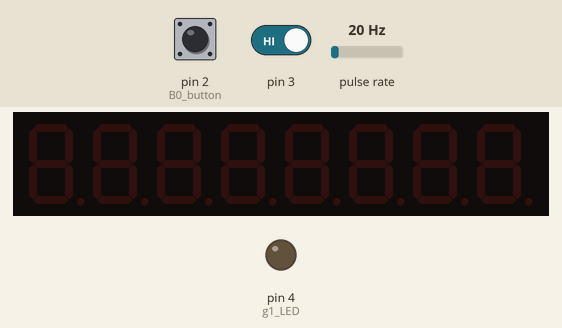
This sketch was run on a simulated Arduino Uno, built with avr-gcc and run on an emulated ATmega328P. On the bench: 8-digit seven-segment display, output pins drawn as LEDs (lit = HIGH). Wiring (inferred from the names in the program): pulse sensor: data pin 5. The test bench sets the inputs (shaded band); at power-on: pin 2 (B0_button) HIGH, pin 3 HIGH, pulse rate 20 Hz. Pins used as bus, display or sensor lines are not drawn.

Above: at 1.2 s.
1.3 s: pin 2 (B0_button) pulled LOW for 0.15 s
At 4.3 s:
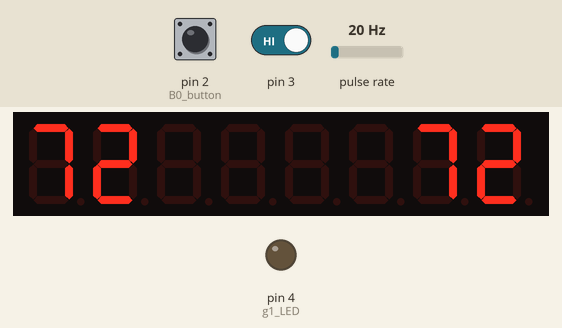
4.4 s: pin 3 driven LOW
5.9 s: pin 3 driven HIGH
At 33.7 s:
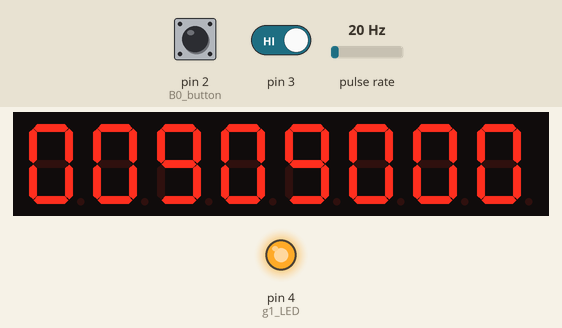
Timing chart, 0 to 35.2 s (numbered marks = the images above; inputs shaded):
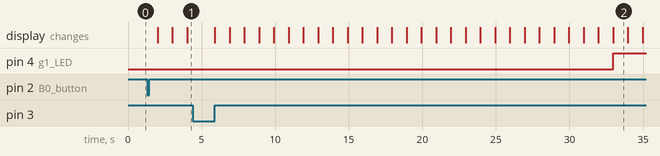

Measured:
- after the input at 1.3 s, the display: first changes after 0.71 s (image 1 shows a later state)
- after the input at 4.4 s, every drawn part: stays the same
- after the input at 5.9 s, pin 4 (g1_LED): LOW → HIGH after 27.1 s; the display: first changes at once (image 2 shows a later state)

The sketch:

Traffic_Code.ino
```cpp
#include "LedControl.h"

LedControl lc = LedControl(10, 8, 9, 4);

int B0_button = 2; //Button (B0) for counter start and stop
int B1_button = 3; //Buttion (B1) for counter up and down

int g1_LED = 4;
int g2_LED = 5;

int B0_state = 1;
int B1_state = 1;
int count = 30;
int countg1 = 10;
int mainCount = 0;

void setup() {
  Serial.begin(9600);

  //INITIALIZE SEVEN SEGMENT DISPLAY
  lc.shutdown(0, false);
  /* Set the brightness to a medium values */
  lc.setIntensity(0, 7);
  /* and clear the display */
  lc.clearDisplay(0);

  //Enable the Global Interupt Bit
  sei();

  DDRD &= ~(1 << B0_button);
  PORTD |= (1 << B0_button);

  DDRD |= (1 << g1_LED) | (1 << g2_LED);

  //Enable the required timer interupt
  TIMSK1 |= (1 << TOIE1);

  //Set mode of the timer
  TCCR1A &= (~(1 << WGM10)) & (~(1 << WGM11));
  TCCR1B &= (~(1 << WGM12)) & (~(1 << WGM13));

  //Set the prescaler for the timer
  TCCR1B |= (1 << CS12) | (1 << CS10);
  TCCR1B &= (~(1 << CS11));         //PRE 1024

  //Setthe period for the timer
  TCNT1 = 49910;    //1 Second

  //TRIGGER AT THE FALLING EDGE (INT0)
  EICRA |= (1 << ISC01);
  EICRA &= (1 << ISC00);

  //TRIGGER AT THE FALLING EDGE (INT1)
  EICRA |= (1 << ISC11);
  EICRA &= (1 << ISC10);

  //Enable external Interupt for counter START AND STOP (INT0)
  EIMSK |= (1 << INT0);

  //Enable external Interupt for counter UP AND DOWN (INT1)
  EIMSK |= (1 << INT1);

}

void loop() {

//  B0_state = (PIND & (1 << B0_button)) >> B0_button;
//  B1_state = (PIND & (1 << B1_button)) >> B1_button;

}

ISR(TIMER1_OVF_vect) {

  if (!B0_state) {
    if (count > 0) {
      count--;
      ssdMainCount(count);

    } else {
      greenlight1();
    }
  }

  TCNT1 = 49910;
}

ISR(INT0_vect) { //This is exicute when 0
  count =30;
  countg1 =10;
  B0_state = !B0_state;
}

ISR(INT1_vect) {  //This is exicute when 1
  B1_state = !B1_state;
}

void greenlight1() {
  if (countg1 > 0) {
    PORTD |= (1 << g1_LED);
    PORTD |= (1 << g2_LED);
    countg1--;
    ssdg1(countg1);
  } else {
    PORTD &= ~(1 << g1_LED);
    PORTD &= ~(1 << g2_LED);
  }
}

void ssdg1(int x) {
  lc.setDigit(0, 4, ((int)x % 100) / 10, false);
  lc.setDigit(0, 5, (int)x % 10, false);

  lc.setDigit(0, 2, ((int)x % 100) / 10, false);
  lc.setDigit(0, 3, (int)x % 10, false);
}

void ssdMainCount(int y) {
  lc.setDigit(0, 6, ((int)y % 100) / 10, false);
  lc.setDigit(0, 7, (int)y % 10, false);

  lc.setDigit(0, 0, ((int)y % 100) / 10, false);
  lc.setDigit(0, 1, (int)y % 10, false);
}
```
